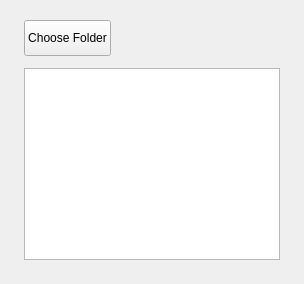
      <widget class="QWidget" name="wallpaper_page">
       <layout class="QVBoxLayout" name="verticalLayout_6">
        <property name="spacing">
         <number>12</number>
        </property>
        <property name="leftMargin">
         <number>24</number>
        </property>
        <property name="topMargin">
         <number>20</number>
        </property>
        <property name="rightMargin">
         <number>24</number>
        </property>
        <property name="bottomMargin">
         <number>24</number>
        </property>
        <item>
         <layout class="QVBoxLayout" name="wallpaper_layout">
          <property name="spacing">
           <number>12</number>
          </property>
          <item>
           <layout class="QHBoxLayout" name="choose_folder_layout">
            <item>
             <widget class="QPushButton" name="choose_folder_button">
              <property name="minimumSize">
               <size>
                <width>0</width>
                <height>36</height>
               </size>
              </property>
              <property name="text">
               <string>Choose Folder</string>
              </property>
             </widget>
            </item>
            <item>
             <widget class="QLabel" name="folder_label">
              <property name="text">
               <string/>
              </property>
             </widget>
            </item>
            <item>
             <spacer name="choose_folder_horizontalSpacer">
              <property name="orientation">
               <enum>Qt::Orientation::Horizontal</enum>
              </property>
              <property name="sizeHint" stdset="0">
               <size>
                <width>40</width>
                <height>20</height>
               </size>
              </property>
             </spacer>
            </item>
           </layout>
          </item>
          <item>
           <widget class="QListWidget" name="gallery"/>
          </item>
         </layout>
        </item>
       </layout>
      </widget>
